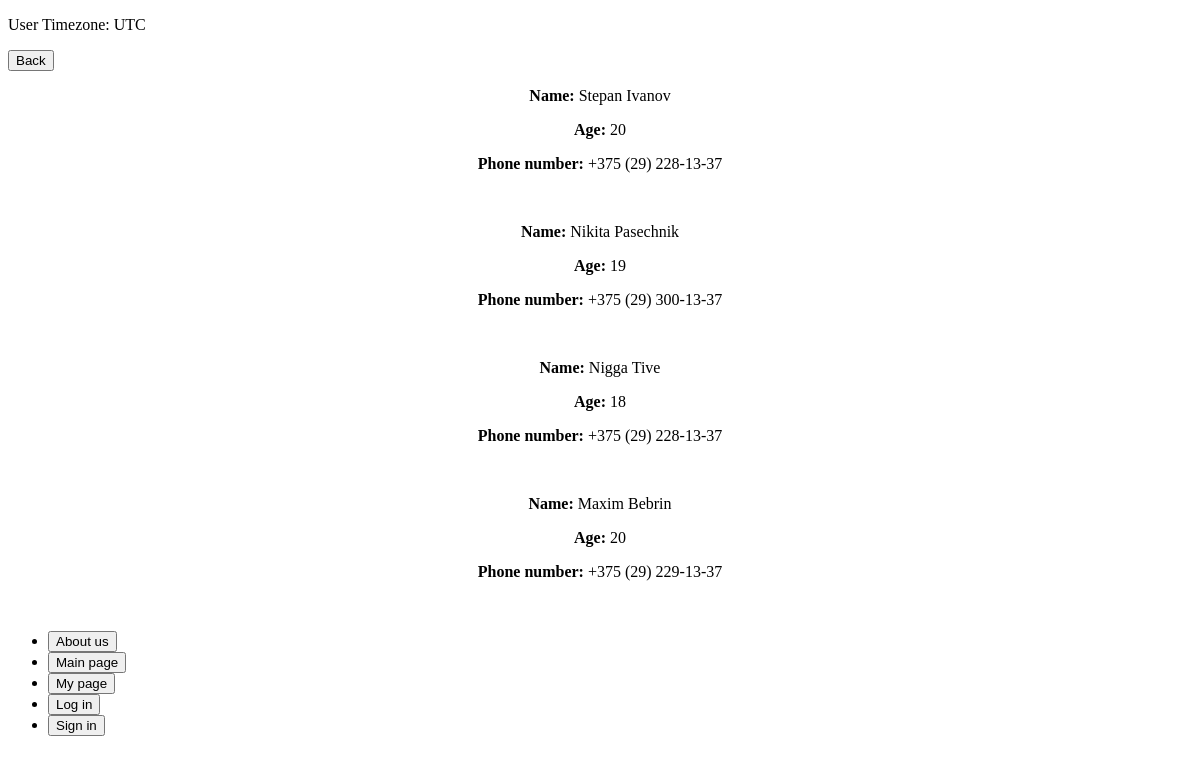
The page /service_clients1/ (signed in) on the database as committed earlier.
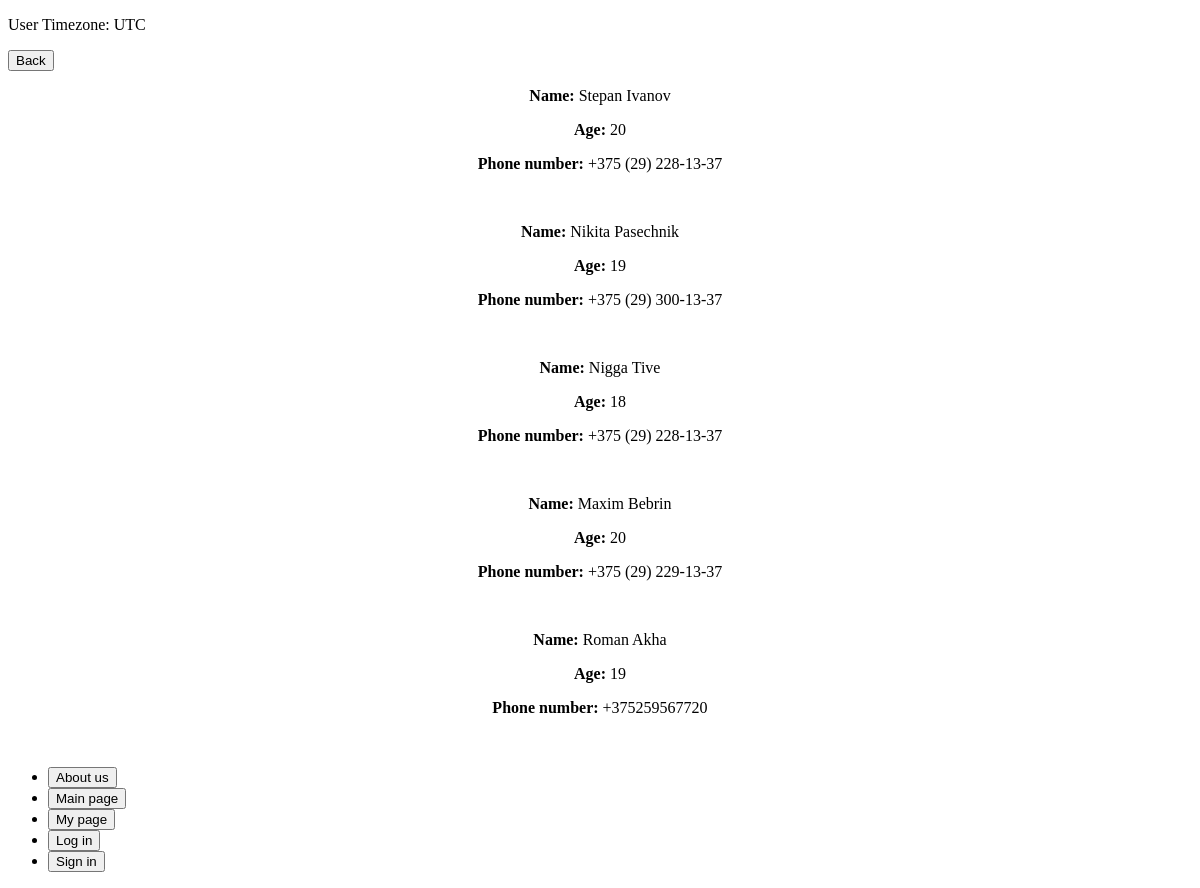
The same page on the database as committed later.
### entities/models.py (models this page shows, shortened)
class Base(models.Model):
    create_date = models.DateTimeField(auto_now=True)
    update_date = models.DateTimeField(auto_now=True)
    local_create_date = models.DateTimeField(auto_now=True)
    local_update_date = models.DateTimeField(auto_now=True)
    class Meta:
        abstract = True

class Client(Base):
    user = models.OneToOneField(User, on_delete=models.CASCADE)
    phone_regex = RegexValidator(
        regex=r'\+\d{3} \(\d{2}\) \d{3}-\d{2}-\d{2}$',
        message="+375 (29) XXX-XX-XX;   "
    )
    age = models.PositiveSmallIntegerField(default=0)
    first_name = models.CharField(max_length=50)
    last_name = models.CharField(max_length=50)
    date_of_birth = models.DateField(default=datetime.date.today())
    phone_number = models.CharField(
        validators=[phone_regex],
        max_length=19,
        blank=True,
        null=True
    )
    costs = models.FloatField(default=0, validators=[MinValueValidator(0)])

### entities/views.py (the view)
# urls.py: path('service_clients<int:id>/', views.service_clients_page, name='service_clients'),
@login_required(login_url='login/')
def service_clients_page(request, id):
    service = Service.objects.get(id=id)
    clients = service.group.clients.all()
    return render(request, "ServiceClientsPage.html", {'clients': clients})

### entities/templates/ServiceClientsPage.html (shortened to what this page needs)
{% extends "extender.html" %}
{% block content %}
<!DOCTYPE html>
<html lang="en">
<head>
</head>
<body>
<a href="{% url 'entities:user' %}"><button>Back</button></a>
<div align="center">
    {% if clients %}
    {% for el in clients %}
        <p><b>Name: </b>{{el.first_name}} {{el.last_name}}</p>
        <p><b>Age: </b>{{el.age}}</p>
        <p><b>Phone number: </b>{{el.phone_number}}</p>
        <br/>
    {% endfor %}
    {% else %}
        <p>No clients yet</p>
    {% endif %}
</div>
</body>
</html>
{% endblock content %}

Rows that differ between the two databases and show on the page:
added Client: first_name "Roman", last_name "Akha", age "19", phone_number "+375259567720"
